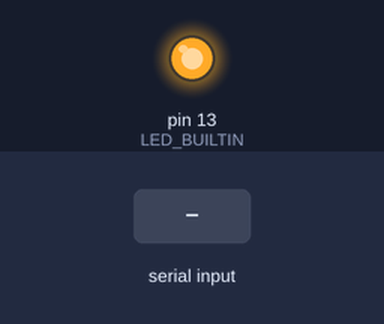
A sketch run on a simulated Arduino Uno, built with avr-gcc and run on an emulated ATmega328P. Shown: output pins drawn as LEDs (lit = HIGH). The test bench sets the inputs (shaded band). What the sketch prints to the serial monitor is not drawn.

Above: at 2.0 s.
2.1 s: byte 30 received over Serial
5.1 s: byte 90 received over Serial
8.1 s: byte 120 received over Serial
Timing chart, 0 to 11.1 s (numbered marks = the images above; inputs shaded):
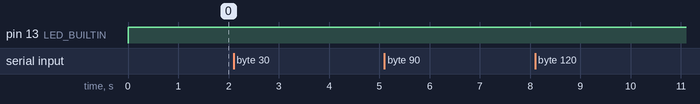

The sketch:

WEMOS_SERodb.ino
```cpp
// the setup function runs once when you press reset or power the board
void setup()
{
  // Serial port setup
  while (!Serial);
  Serial.begin(9600);

  // initialize digital pin LED_BUILTIN as an output.
  pinMode(LED_BUILTIN, OUTPUT);
}

// the loop function runs over and over again forever
void loop()
{

  digitalWrite(LED_BUILTIN, HIGH);   // Arduino: turn the LED on (HIGH)
  // D1 Mini: turns the LED *off*
  delay(1000);                       // wait for a second
  digitalWrite(LED_BUILTIN, LOW);    // Arduino: turn the LED off (LOW)
  // D1 Mini: turns the LED *on*
  delay(2);                       // wait for a second

} //koniec LOOP

// **********************************************************************************
void serialEvent()                  //fajna funkcja uaktywnia sie jak cos wejdzie do bufora serial
{
  digitalWrite(LED_BUILTIN, LOW);    // Arduino: turn the LED off (LOW)
  // D1 Mini: turns the LED *on*


  while (Serial.available())        // dopoki cos jest w buforze to odczytuje po znaku i drukuje na serial
  {
    // char znak = (char)Serial.read();  //odczyt kodu znaku
    char znak = Serial.read();
    Serial.print(znak); //Wydruk
  }

  digitalWrite(LED_BUILTIN, HIGH);   // Arduino: turn the LED on (HIGH)
  // D1 Mini: turns the LED *off*

} // KONIEC serialEvent
```
